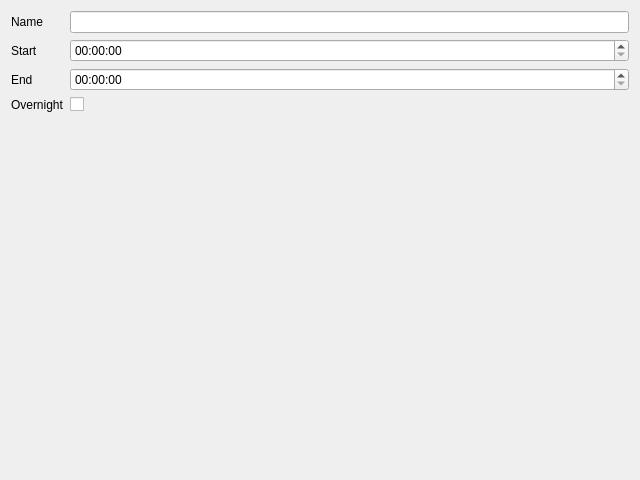
<?xml version="1.0" encoding="UTF-8"?>
<ui version="4.0">
 <class>ShiftDialog</class>
 <widget class="QDialog" name="ShiftDialog">
  <property name="geometry">
   <rect>
    <x>0</x>
    <y>0</y>
    <width>640</width>
    <height>480</height>
   </rect>
  </property>
  <property name="windowTitle">
   <string>Shift</string>
  </property>
  <layout class="QFormLayout" name="formLayout">
   <item row="0" column="0">
    <widget class="QLabel" name="label_nameEdit">
     <property name="text">
      <string>Name</string>
     </property>
     <property name="buddy">
      <cstring>nameEdit</cstring>
     </property>
    </widget>
   </item>
   <item row="0" column="1">
    <widget class="QLineEdit" name="nameEdit"/>
   </item>
   <item row="1" column="0">
    <widget class="QLabel" name="label_startEdit">
     <property name="text">
      <string>Start</string>
     </property>
     <property name="buddy">
      <cstring>startEdit</cstring>
     </property>
    </widget>
   </item>
   <item row="1" column="1">
    <widget class="QTimeEdit" name="startEdit"/>
   </item>
   <item row="2" column="0">
    <widget class="QLabel" name="label_endEdit">
     <property name="text">
      <string>End</string>
     </property>
     <property name="buddy">
      <cstring>endEdit</cstring>
     </property>
    </widget>
   </item>
   <item row="2" column="1">
    <widget class="QTimeEdit" name="endEdit"/>
   </item>
   <item row="3" column="0">
    <widget class="QLabel" name="label_overnightCheck">
     <property name="text">
      <string>Overnight</string>
     </property>
     <property name="buddy">
      <cstring>overnightCheck</cstring>
     </property>
    </widget>
   </item>
   <item row="3" column="1">
    <widget class="QCheckBox" name="overnightCheck"/>
   </item>
  </layout>
 </widget>
 <tabstops>
  <tabstop>nameEdit</tabstop>
  <tabstop>startEdit</tabstop>
  <tabstop>endEdit</tabstop>
  <tabstop>overnightCheck</tabstop>
 </tabstops>
 <resources/>
 <connections/>
</ui>
